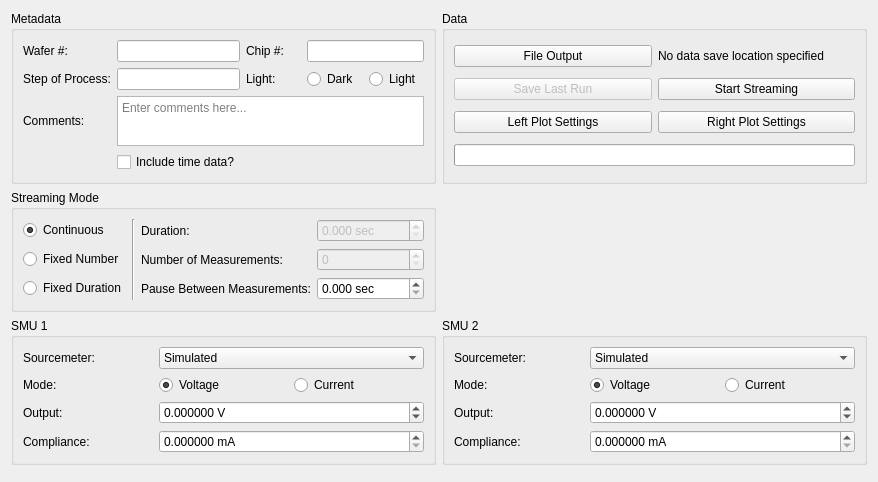
      <widget class="QWidget" name="tab_data_stream">
       <attribute name="title">
        <string>Data Streaming</string>
       </attribute>
       <layout class="QGridLayout" name="gridLayout_12">
        <item row="0" column="0">
         <widget class="QGroupBox" name="groupBox_5">
          <property name="minimumSize">
           <size>
            <width>425</width>
            <height>0</height>
           </size>
          </property>
          <property name="title">
           <string>Metadata</string>
          </property>
          <layout class="QGridLayout" name="gridLayout_5">
           <item row="1" column="1">
            <widget class="QLineEdit" name="ds_meta_step">
             <property name="sizePolicy">
              <sizepolicy hsizetype="Minimum" vsizetype="Fixed">
               <horstretch>0</horstretch>
               <verstretch>0</verstretch>
              </sizepolicy>
             </property>
            </widget>
           </item>
           <item row="1" column="4">
            <widget class="QRadioButton" name="ds_meta_light">
             <property name="text">
              <string>Light</string>
             </property>
            </widget>
           </item>
           <item row="2" column="1" colspan="4">
            <widget class="QPlainTextEdit" name="ds_meta_comments">
             <property name="sizePolicy">
              <sizepolicy hsizetype="Minimum" vsizetype="Expanding">
               <horstretch>0</horstretch>
               <verstretch>0</verstretch>
              </sizepolicy>
             </property>
             <property name="maximumSize">
              <size>
               <width>16777215</width>
               <height>50</height>
              </size>
             </property>
             <property name="placeholderText">
              <string>Enter comments here...</string>
             </property>
            </widget>
           </item>
           <item row="2" column="0">
            <widget class="QLabel" name="label_34">
             <property name="text">
              <string>Comments:</string>
             </property>
            </widget>
           </item>
           <item row="0" column="3" colspan="2">
            <widget class="QLineEdit" name="ds_meta_chip">
             <property name="sizePolicy">
              <sizepolicy hsizetype="Minimum" vsizetype="Fixed">
               <horstretch>0</horstretch>
               <verstretch>0</verstretch>
              </sizepolicy>
             </property>
            </widget>
           </item>
           <item row="1" column="2">
            <widget class="QLabel" name="label_32">
             <property name="text">
              <string>Light:</string>
             </property>
            </widget>
           </item>
           <item row="0" column="1">
            <widget class="QLineEdit" name="ds_meta_wafer">
             <property name="sizePolicy">
              <sizepolicy hsizetype="Minimum" vsizetype="Fixed">
               <horstretch>0</horstretch>
               <verstretch>0</verstretch>
              </sizepolicy>
             </property>
            </widget>
           </item>
           <item row="1" column="3">
            <widget class="QRadioButton" name="ds_meta_dark">
             <property name="text">
              <string>Dark</string>
             </property>
            </widget>
           </item>
           <item row="0" column="0">
            <widget class="QLabel" name="label_31">
             <property name="text">
              <string>Wafer #:</string>
             </property>
            </widget>
           </item>
           <item row="1" column="0">
            <widget class="QLabel" name="label_30">
             <property name="text">
              <string>Step of Process:</string>
             </property>
            </widget>
           </item>
           <item row="0" column="2">
            <widget class="QLabel" name="label_33">
             <property name="text">
              <string>Chip #:</string>
             </property>
            </widget>
           </item>
           <item row="3" column="1">
            <widget class="QCheckBox" name="ds_meta_time_data">
             <property name="text">
              <string>Include time data?</string>
             </property>
            </widget>
           </item>
          </layout>
         </widget>
        </item>
        <item row="3" column="0">
         <widget class="QGroupBox" name="groupBox_15">
          <property name="minimumSize">
           <size>
            <width>425</width>
            <height>0</height>
           </size>
          </property>
          <property name="title">
           <string>SMU 1</string>
          </property>
          <layout class="QGridLayout" name="gridLayout_19">
           <item row="1" column="2">
            <widget class="QRadioButton" name="ds_param_current_1">
             <property name="text">
              <string>Current</string>
             </property>
            </widget>
           </item>
           <item row="0" column="0">
            <widget class="QLabel" name="label_53">
             <property name="text">
              <string>Sourcemeter:</string>
             </property>
            </widget>
           </item>
           <item row="3" column="0">
            <widget class="QLabel" name="label_54">
             <property name="text">
              <string>Compliance:</string>
             </property>
            </widget>
           </item>
           <item row="1" column="1">
            <widget class="QRadioButton" name="ds_param_voltage_1">
             <property name="text">
              <string>Voltage</string>
             </property>
             <property name="checked">
              <bool>true</bool>
             </property>
            </widget>
           </item>
           <item row="0" column="1" colspan="2">
            <widget class="QComboBox" name="ds_smu_select_1">
             <item>
              <property name="text">
               <string>Simulated</string>
              </property>
             </item>
            </widget>
           </item>
           <item row="1" column="0">
            <widget class="QLabel" name="label_55">
             <property name="text">
              <string>Mode:</string>
             </property>
            </widget>
           </item>
           <item row="3" column="1" colspan="2">
            <widget class="QDoubleSpinBox" name="ds_param_compliance_1">
             <property name="suffix">
              <string> mA</string>
             </property>
             <property name="decimals">
              <number>6</number>
             </property>
             <property name="minimum">
              <double>0.000000000000000</double>
             </property>
             <property name="maximum">
              <double>1000.000000000000000</double>
             </property>
             <property name="stepType">
              <enum>QAbstractSpinBox::StepType::AdaptiveDecimalStepType</enum>
             </property>
            </widget>
           </item>
           <item row="2" column="0">
            <widget class="QLabel" name="label_56">
             <property name="text">
              <string>Output:</string>
             </property>
            </widget>
           </item>
           <item row="2" column="1" colspan="2">
            <widget class="QDoubleSpinBox" name="ds_param_output_1">
             <property name="suffix">
              <string> V</string>
             </property>
             <property name="decimals">
              <number>6</number>
             </property>
             <property name="minimum">
              <double>-1000.000000000000000</double>
             </property>
             <property name="maximum">
              <double>1000.000000000000000</double>
             </property>
             <property name="stepType">
              <enum>QAbstractSpinBox::StepType::AdaptiveDecimalStepType</enum>
             </property>
            </widget>
           </item>
          </layout>
         </widget>
        </item>
        <item row="2" column="0">
         <widget class="QGroupBox" name="groupBox_20">
          <property name="title">
           <string>Streaming Mode</string>
          </property>
          <layout class="QGridLayout" name="gridLayout_24">
           <item row="2" column="0">
            <widget class="QRadioButton" name="ds_param_fixed_duration">
             <property name="sizePolicy">
              <sizepolicy hsizetype="Maximum" vsizetype="Fixed">
               <horstretch>0</horstretch>
               <verstretch>0</verstretch>
              </sizepolicy>
             </property>
             <property name="text">
              <string>Fixed Duration</string>
             </property>
            </widget>
           </item>
           <item row="0" column="2">
            <widget class="QLabel" name="label_73">
             <property name="sizePolicy">
              <sizepolicy hsizetype="Maximum" vsizetype="Preferred">
               <horstretch>0</horstretch>
               <verstretch>0</verstretch>
              </sizepolicy>
             </property>
             <property name="text">
              <string>Duration:</string>
             </property>
            </widget>
           </item>
           <item row="1" column="0">
            <widget class="QRadioButton" name="ds_param_fixed_number">
             <property name="sizePolicy">
              <sizepolicy hsizetype="Maximum" vsizetype="Fixed">
               <horstretch>0</horstretch>
               <verstretch>0</verstretch>
              </sizepolicy>
             </property>
             <property name="text">
              <string>Fixed Number</string>
             </property>
            </widget>
           </item>
           <item row="0" column="3">
            <widget class="QDoubleSpinBox" name="ds_param_duration">
             <property name="enabled">
              <bool>false</bool>
             </property>
             <property name="suffix">
              <string> sec</string>
             </property>
             <property name="decimals">
              <number>3</number>
             </property>
             <property name="maximum">
              <double>100.000000000000000</double>
             </property>
             <property name="stepType">
              <enum>QAbstractSpinBox::StepType::AdaptiveDecimalStepType</enum>
             </property>
            </widget>
           </item>
           <item row="0" column="0">
            <widget class="QRadioButton" name="ds_param_continuous">
             <property name="sizePolicy">
              <sizepolicy hsizetype="Maximum" vsizetype="Fixed">
               <horstretch>0</horstretch>
               <verstretch>0</verstretch>
              </sizepolicy>
             </property>
             <property name="text">
              <string>Continuous</string>
             </property>
             <property name="checked">
              <bool>true</bool>
             </property>
            </widget>
           </item>
           <item row="0" column="1" rowspan="3">
            <widget class="Line" name="line_3">
             <property name="orientation">
              <enum>Qt::Orientation::Vertical</enum>
             </property>
            </widget>
           </item>
           <item row="2" column="2">
            <widget class="QLabel" name="label_74">
             <property name="sizePolicy">
              <sizepolicy hsizetype="Maximum" vsizetype="Preferred">
               <horstretch>0</horstretch>
               <verstretch>0</verstretch>
              </sizepolicy>
             </property>
             <property name="text">
              <string>Pause Between Measurements:</string>
             </property>
            </widget>
           </item>
           <item row="2" column="3">
            <widget class="QDoubleSpinBox" name="ds_param_pause_between_measurements">
             <property name="suffix">
              <string> sec</string>
             </property>
             <property name="decimals">
              <number>3</number>
             </property>
             <property name="maximum">
              <double>100.000000000000000</double>
             </property>
             <property name="stepType">
              <enum>QAbstractSpinBox::StepType::AdaptiveDecimalStepType</enum>
             </property>
            </widget>
           </item>
           <item row="1" column="2">
            <widget class="QLabel" name="label_75">
             <property name="sizePolicy">
              <sizepolicy hsizetype="Maximum" vsizetype="Preferred">
               <horstretch>0</horstretch>
               <verstretch>0</verstretch>
              </sizepolicy>
             </property>
             <property name="text">
              <string>Number of Measurements:</string>
             </property>
            </widget>
           </item>
           <item row="1" column="3">
            <widget class="QSpinBox" name="ds_param_number_of_measurements">
             <property name="enabled">
              <bool>false</bool>
             </property>
             <property name="maximum">
              <number>100</number>
             </property>
             <property name="stepType">
              <enum>QAbstractSpinBox::StepType::AdaptiveDecimalStepType</enum>
             </property>
            </widget>
           </item>
          </layout>
         </widget>
        </item>
        <item row="3" column="1">
         <widget class="QGroupBox" name="groupBox_19">
          <property name="minimumSize">
           <size>
            <width>425</width>
            <height>0</height>
           </size>
          </property>
          <property name="title">
           <string>SMU 2</string>
          </property>
          <layout class="QGridLayout" name="gridLayout_23">
           <item row="1" column="2">
            <widget class="QRadioButton" name="ds_param_current_2">
             <property name="text">
              <string>Current</string>
             </property>
            </widget>
           </item>
           <item row="0" column="0">
            <widget class="QLabel" name="label_69">
             <property name="text">
              <string>Sourcemeter:</string>
             </property>
            </widget>
           </item>
           <item row="3" column="0">
            <widget class="QLabel" name="label_70">
             <property name="text">
              <string>Compliance:</string>
             </property>
            </widget>
           </item>
           <item row="1" column="1">
            <widget class="QRadioButton" name="ds_param_voltage_2">
             <property name="text">
              <string>Voltage</string>
             </property>
             <property name="checked">
              <bool>true</bool>
             </property>
            </widget>
           </item>
           <item row="0" column="1" colspan="2">
            <widget class="QComboBox" name="ds_smu_select_2">
             <item>
              <property name="text">
               <string>Simulated</string>
              </property>
             </item>
            </widget>
           </item>
           <item row="1" column="0">
            <widget class="QLabel" name="label_71">
             <property name="text">
              <string>Mode:</string>
             </property>
            </widget>
           </item>
           <item row="3" column="1" colspan="2">
            <widget class="QDoubleSpinBox" name="ds_param_compliance_2">
             <property name="suffix">
              <string> mA</string>
             </property>
             <property name="decimals">
              <number>6</number>
             </property>
             <property name="minimum">
              <double>0.000000000000000</double>
             </property>
             <property name="maximum">
              <double>1000.000000000000000</double>
             </property>
             <property name="stepType">
              <enum>QAbstractSpinBox::StepType::AdaptiveDecimalStepType</enum>
             </property>
            </widget>
           </item>
           <item row="2" column="0">
            <widget class="QLabel" name="label_72">
             <property name="text">
              <string>Output:</string>
             </property>
            </widget>
           </item>
           <item row="2" column="1" colspan="2">
            <widget class="QDoubleSpinBox" name="ds_param_output_2">
             <property name="suffix">
              <string> V</string>
             </property>
             <property name="decimals">
              <number>6</number>
             </property>
             <property name="minimum">
              <double>-1000.000000000000000</double>
             </property>
             <property name="maximum">
              <double>1000.000000000000000</double>
             </property>
             <property name="stepType">
              <enum>QAbstractSpinBox::StepType::AdaptiveDecimalStepType</enum>
             </property>
            </widget>
           </item>
          </layout>
         </widget>
        </item>
        <item row="0" column="1">
         <widget class="QGroupBox" name="groupBox_14">
          <property name="minimumSize">
           <size>
            <width>425</width>
            <height>0</height>
           </size>
          </property>
          <property name="title">
           <string>Data</string>
          </property>
          <layout class="QGridLayout" name="gridLayout_18">
           <item row="0" column="0">
            <widget class="QPushButton" name="ds_file_output">
             <property name="text">
              <string>File Output</string>
             </property>
            </widget>
           </item>
           <item row="3" column="0" colspan="2">
            <widget class="QProgressBar" name="ds_progress">
             <property name="value">
              <number>0</number>
             </property>
             <property name="textVisible">
              <bool>false</bool>
             </property>
            </widget>
           </item>
           <item row="0" column="1">
            <widget class="QLabel" name="ds_file_output_path">
             <property name="text">
              <string>No data save location specified</string>
             </property>
            </widget>
           </item>
           <item row="1" column="0">
            <widget class="QPushButton" name="ds_save_last_run">
             <property name="enabled">
              <bool>false</bool>
             </property>
             <property name="text">
              <string>Save Last Run</string>
             </property>
            </widget>
           </item>
           <item row="1" column="1">
            <widget class="QPushButton" name="ds_stream">
             <property name="enabled">
              <bool>true</bool>
             </property>
             <property name="text">
              <string>Start Streaming</string>
             </property>
            </widget>
           </item>
           <item row="2" column="0">
            <widget class="QPushButton" name="ds_left_plot_settings">
             <property name="text">
              <string>Left Plot Settings</string>
             </property>
            </widget>
           </item>
           <item row="2" column="1">
            <widget class="QPushButton" name="ds_right_plot_settings">
             <property name="text">
              <string>Right Plot Settings</string>
             </property>
            </widget>
           </item>
          </layout>
         </widget>
        </item>
        <item row="5" column="0">
         <widget class="DataPlot" name="ds_plot_1" native="true">
          <property name="sizePolicy">
           <sizepolicy hsizetype="Expanding" vsizetype="Expanding">
            <horstretch>0</horstretch>
            <verstretch>1</verstretch>
           </sizepolicy>
          </property>
         </widget>
        </item>
        <item row="5" column="1">
         <widget class="DataPlot" name="ds_plot_2" native="true">
          <property name="sizePolicy">
           <sizepolicy hsizetype="Expanding" vsizetype="Expanding">
            <horstretch>0</horstretch>
            <verstretch>1</verstretch>
           </sizepolicy>
          </property>
         </widget>
        </item>
       </layout>
      </widget>
